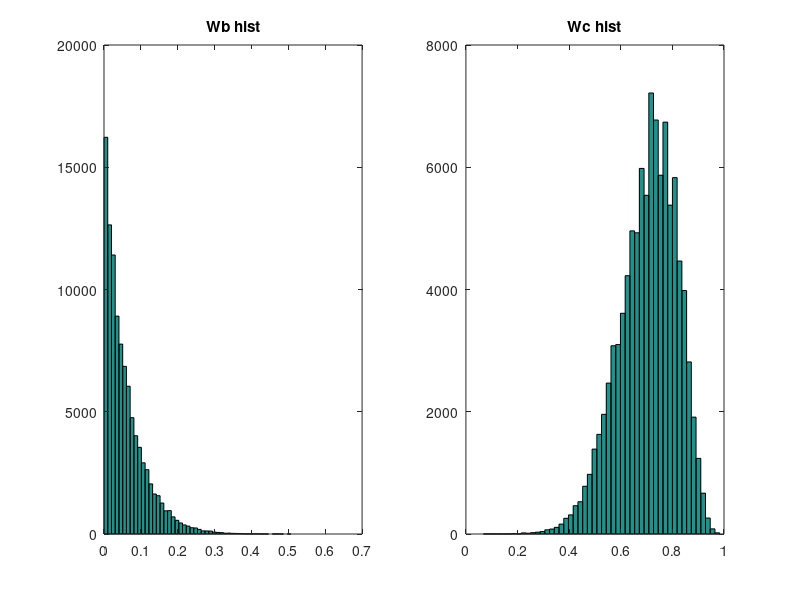

Write MATLAB code to recreate this figure.
clear all;

% Input contingency data
a = 12;  % B = 1, C = 1, E = 1
b = 4;   % B = 1, C = 1, E = 0
c = 0;   % B = 1, C = 0, E = 1
d = 16;  % B = 1, C = 0, E = 0


%% Step 1: general samples from prior distriution
samplenum = 100000;
w0 = unifrnd(0,1,1,samplenum);
w1 = unifrnd(0,1,1,samplenum);

%% Step 2: compute likelihood using noisy-or function
% B = 1, C = 1, E = 1
likeli_a = (1-(1-w0).*(1-w1)).^a;
% B = 1, C = 1, E = 0
likeli_b = ((1-w0).*(1-w1)).^b;
% B = 1, C = 0, E = 1
likeli_c = w0.^c;
% B = 1, C = 0, E = 0
likeli_d = (1-w0).^d;

likelihood = likeli_a.*likeli_b.*likeli_c.*likeli_d;

%% Step 3: Normalize likelihood to compute the sampling weights
weight = likelihood/sum(likelihood);

%% Step 4: generate the posterior random samples
postindx = randsample(1:samplenum,samplenum,true,weight);

%% Step 5: plot the histograms of posterior samples for wb and wc
postwbsample = w0(postindx);
subplot(1,2,1); 
hist(postwbsample,50); 
title('Wb hist');

postwcsample = w1(postindx);
subplot(1,2,2); 
hist(postwcsample,50);
title('Wc hist'); 


%% Step 6: Compute the median value of w1
ans = median(w1(postindx));
disp(ans);
